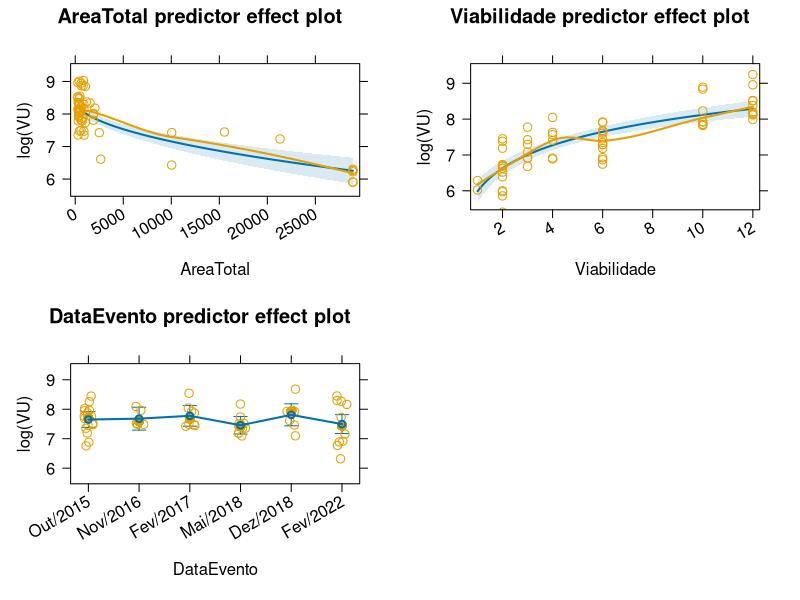
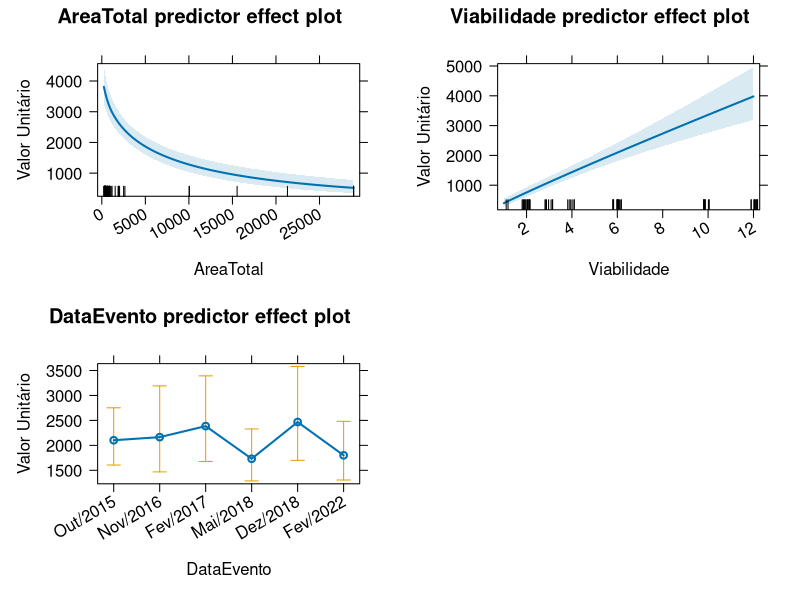

Source code (R) for these figures, in order: (Note: this script raises an error after producing the figures.)
# Avaliação Via Expressa Sul
# 

library(readxl)
library(effects)
library(car)
library(sf)
library(kableExtra)

amostra <- 
  read_excel("Laudo/dados.xls", 
             sheet = "Dados", range = "B2:J62", 
             col_types = c("text", "text", "text", "text", "text", "numeric", 
                           "numeric", "numeric", "numeric"))
amostra <- within(amostra, {
  DataEvento <- factor(DataEvento,
                       labels = c("Out/2015", "Nov/2016", "Fev/2017",
                                  "Mai/2018", "Dez/2018", "Fev/2022"))
  VU <- ValorTotal/AreaTotal
  # DataEvento <- relevel(DataEvento, 5)
})

fit <- lm(log(VU) ~ sqrt(AreaTotal) + log(Viabilidade) + DataEvento, 
          data = amostra )
s <- summary(fit)

plot(predictorEffects(fit, residuals = T),
     axes=list(x=list(rotate=30))
)

plot(predictorEffects(fit),
     axes=list(y=list(transform=exp, lab="Valor Unitário"),
               x=list(rotate=30))
)

lotes <- read_sf("Lotes.geojson")

lotes <- lotes[, c(3, 1, 2)]

# 12 pav.

p <- predict(fit, 
             newdata = expand.grid(AreaTotal = lotes$area, Viabilidade = 6, 
                            DataEvento = factor("Fev/2022")),
             interval = "confidence", level = .80)

p <- as.data.frame(p)

P <- exp(p)

lotes <- cbind(lotes, P)

# lotes <- lotes[order(lotes$ID), ]

Valores <- within(lotes, {
  Vmax <- area*upr
  Vmedio <- area*fit
  Vmin <- area*lwr
  Vadotado <- .9*Vmedio
  rm(ID, area, perimeter, fit, lwr, upr)
})

Valores <- st_drop_geometry(Valores)

lotes <- cbind(lotes, Valores)

write_sf(st_transform(lotes, 4326), "Lotes.geojson", delete_dsn = T)

kable(st_drop_geometry(lotes[, c("ID", "Vadotado", "Vmin", "Vmedio", "Vmax")]),
     col.names = c("ID", "Valor Adotado", "Valor Mínimo", "Valor Mediano", "Valor Máximo"),
     digits = 0, format.args = list(big.mark = ".", decimal.mark = ',')
    )

sum(lotes$Vadotado)
